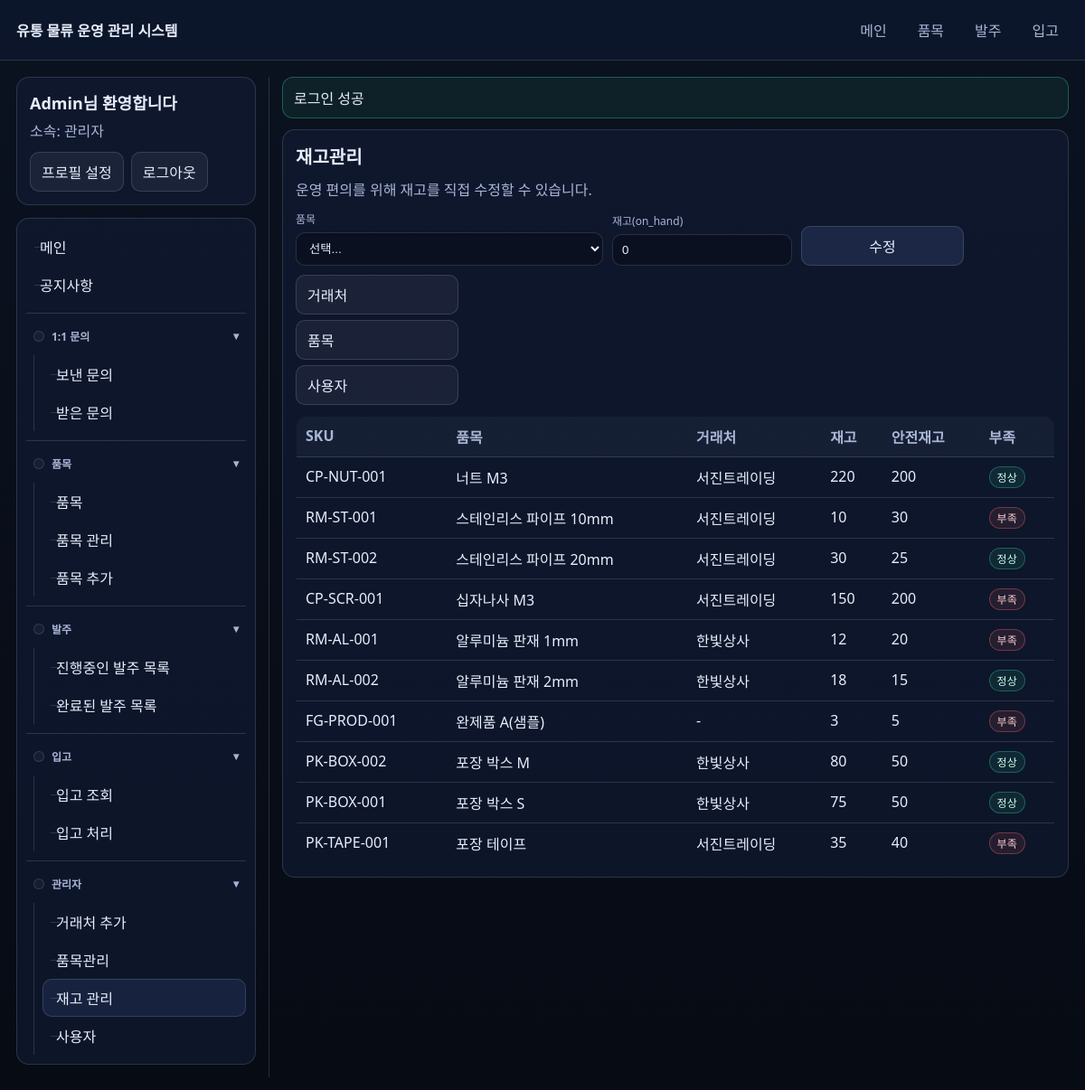
The page /admin/inventory.php (signed in) on the database its author committed.
### tables this page shows
CREATE TABLE items (
  id BIGINT UNSIGNED NOT NULL AUTO_INCREMENT,
  sku VARCHAR(50) NOT NULL,
  name VARCHAR(200) NOT NULL,
  supplier_id BIGINT UNSIGNED NULL,
  unit VARCHAR(20) NOT NULL DEFAULT 'EA',
  min_stock INT NOT NULL DEFAULT 0,
  active TINYINT(1) NOT NULL DEFAULT 1,
  created_at DATETIME NOT NULL DEFAULT CURRENT_TIMESTAMP,
  updated_at DATETIME NOT NULL DEFAULT CURRENT_TIMESTAMP ON UPDATE CURRENT_TIMESTAMP,
  PRIMARY KEY (id),
  UNIQUE KEY uq_items_sku (sku),
  KEY idx_items_name (name),
  KEY idx_items_supplier (supplier_id),
  CONSTRAINT fk_items_supplier FOREIGN KEY (supplier_id) REFERENCES suppliers(id)
    ON UPDATE CASCADE ON DELETE SET NULL
);

CREATE TABLE suppliers (
  id BIGINT UNSIGNED NOT NULL AUTO_INCREMENT,
  name VARCHAR(150) NOT NULL,
  contact_name VARCHAR(100) NULL,
  phone VARCHAR(50) NULL,
  email VARCHAR(190) NULL,
  notes TEXT NULL,
  created_at DATETIME NOT NULL DEFAULT CURRENT_TIMESTAMP,
  updated_at DATETIME NOT NULL DEFAULT CURRENT_TIMESTAMP ON UPDATE CURRENT_TIMESTAMP,
  PRIMARY KEY (id),
  UNIQUE KEY uq_suppliers_name (name)
);

### includes/bootstrap.php (called while the page is built, shortened)
<?php
function e(?string $value): string {
  return htmlspecialchars((string)$value, ENT_QUOTES | ENT_SUBSTITUTE, 'UTF-8');
}
function url(string $path): string {
  $path = '/' . ltrim($path, '/');
  return $path;
}
spl_autoload_register(function ($class) {
  $base = __DIR__ . '/../classes/';
  $path = $base . str_replace('\\', '/', $class) . '.php';
});

### classes/Item.php (called while the page is built, shortened)
<?php
final class Item {
  public static function list(PDO $db, array $filters = []): array {
    $q = trim((string)($filters['q'] ?? ''));
    $supplierId = (int)($filters['supplier_id'] ?? 0);
    $where = ['it.active = 1'];
    $params = [];
    $sql = 'SELECT it.id, it.sku, it.name, it.unit, it.min_stock, it.supplier_id,
              sp.name AS supplier_name,
              COALESCE(inv.on_hand, 0) AS on_hand
            FROM items it
            LEFT JOIN suppliers sp ON sp.id = it.supplier_id
            LEFT JOIN inventory inv ON inv.item_id = it.id
            WHERE ' . implode(' AND ', $where) .
            ' ORDER BY it.name ASC';
    $st = $db->prepare($sql);
    $st->execute($params);
    return $st->fetchAll();
  }
}

### admin/inventory.php (the view, shortened to what this page needs)
<?php
require_once __DIR__ . '/../includes/bootstrap.php';
$db = db();
$items = Item::list($db, ['q' => '', 'supplier_id' => 0]);
require_once __DIR__ . '/../includes/header.php';
?>
<div class="card">
  <h1 class="h1">재고관리</h1>
  <div class="muted">운영 편의를 위해 재고를 직접 수정할 수 있습니다.</div>
  <form method="post" action="<?= e(url('/admin/inventory.php')) ?>">
    <div class="form-row">
      <div class="field" style="min-width:340px">
        <div class="label">품목</div>
        <select name="item_id" required>
          <option value="">선택...</option>
        </select>
      </div>
      <div class="field">
        <div class="label">재고(on_hand)</div>
        <input class="input" type="number" name="on_hand" min="0" value="0" required />
      </div>
      <div class="field">
        <button class="btn" type="submit">수정</button>
      </div>
      <div class="field">
        <a class="btn secondary" href="<?= e(url('/admin/suppliers.php')) ?>">거래처</a>
        <a class="btn secondary" href="<?= e(url('/admin/items.php')) ?>">품목</a>
        <a class="btn secondary" href="<?= e(url('/admin/users.php')) ?>">사용자</a>
      </div>
    </div>
  </form>
  <table class="table">
    <thead>
      <tr>
        <th>SKU</th>
        <th>품목</th>
        <th>거래처</th>
        <th>재고</th>
        <th>안전재고</th>
        <th>부족</th>
      </tr>
    </thead>
    <tbody>
      <?php foreach ($items as $it): ?>
        <?php $isLow = ((int)$it['on_hand'] <= (int)$it['min_stock']); ?>
        <tr>
          <td><?= e($it['sku']) ?></td>
          <td><?= e($it['name']) ?></td>
          <td><?= e($it['supplier_name'] ?? '-') ?></td>
          <td><?= e((string)$it['on_hand']) ?></td>
          <td><?= e((string)$it['min_stock']) ?></td>
          <td><?= $isLow ? '<span class="badge danger">부족</span>' : '<span class="badge ok">정상</span>' ?></td>
        </tr>
      <?php endforeach; ?>
    </tbody>
  </table>
</div>
<?php require_once __DIR__ . '/../includes/footer.php'; ?>

### assets/app.css (style rules this page uses)
:root { --bg:#0b1220;--card:#101b33;--text:#e8eefc;--muted:#a9b6d6;--border:rgba(232,238,252,.14);--accent:#7aa2ff;--danger:#ff6b6b;--ok:#36d399; }
* { box-sizing:border-box }
body { margin:0;font-family:system-ui,-apple-system,Segoe UI,Roboto,Helvetica,Arial,sans-serif;background:linear-gradient(180deg,var(--bg),#070b14);color:var(--text) }
a { color:var(--accent);text-decoration:none }
.card { background:rgba(16,27,51,.70);border:1px solid var(--border);border-radius:14px;padding:14px }
.h1 { font-size:20px;margin:0 0 10px 0;word-break:keep-all;overflow-wrap:normal;white-space:nowrap }
.muted { color:var(--muted) }
.table { width:100%;border-collapse:collapse;overflow:hidden;border-radius:12px;border:1px solid var(--border);word-break:keep-all;overflow-wrap:normal }
.table th,.table td { padding:10px 10px;border-bottom:1px solid var(--border);text-align:left;vertical-align:top }
.table th { color:var(--muted);font-weight:600;background:rgba(232,238,252,.04);white-space:nowrap }
.badge { display:inline-block;padding:2px 8px;border-radius:999px;border:1px solid var(--border);font-size:12px;color:var(--muted) }
.badge.danger { border-color:rgba(255,107,107,.35);color:#ffd0d0;background:rgba(255,107,107,.10) }
.badge.ok { border-color:rgba(54,211,153,.35);color:#c8ffea;background:rgba(54,211,153,.10) }
.form-row { display:flex;gap:10px;flex-wrap:wrap;align-items:end }
.field { display:flex;flex-direction:column;gap:6px;min-width:180px }
.label { font-size:12px;color:var(--muted);word-break:keep-all;overflow-wrap:normal;white-space:nowrap }
.input,select,textarea { width:100%;padding:9px 10px;border-radius:10px;border:1px solid var(--border);background:rgba(7,11,20,.45);color:var(--text) }
.btn { display:inline-block;padding:9px 12px;border-radius:10px;border:1px solid var(--border);background:rgba(122,162,255,.12);color:var(--text);cursor:pointer;font:inherit }
.btn.secondary { background:rgba(232,238,252,.06) }

### rows shown on the page
items: sku "CP-NUT-001", name "너트 M3", supplier.name "서진트레이딩", on_hand "220", min_stock "200", shows "정상"
items: sku "RM-ST-001", name "스테인리스 파이프 10mm", supplier.name "서진트레이딩", on_hand "10", min_stock "30", shows "부족"
items: sku "RM-ST-002", name "스테인리스 파이프 20mm", supplier.name "서진트레이딩", on_hand "30", min_stock "25", shows "정상"
items: sku "CP-SCR-001", name "십자나사 M3", supplier.name "서진트레이딩", on_hand "150", min_stock "200", shows "부족"
items: sku "RM-AL-001", name "알루미늄 판재 1mm", supplier.name "한빛상사", on_hand "12", min_stock "20", shows "부족"
items: sku "RM-AL-002", name "알루미늄 판재 2mm", supplier.name "한빛상사", on_hand "18", min_stock "15", shows "정상"
items: sku "FG-PROD-001", name "완제품 A(샘플)", supplier_name "-", on_hand "3", min_stock "5", shows "부족"
items: sku "PK-BOX-002", name "포장 박스 M", supplier.name "한빛상사", on_hand "80", min_stock "50", shows "정상"
items: sku "PK-BOX-001", name "포장 박스 S", supplier.name "한빛상사", on_hand "75", min_stock "50", shows "정상"
items: sku "PK-TAPE-001", name "포장 테이프", supplier.name "서진트레이딩", on_hand "35", min_stock "40", shows "부족"

### other values the page prints
APP_NAME "유통 물류 운영 관리 시스템"
$me['name'] "Admin"
$flash['message'] "로그인 성공"
